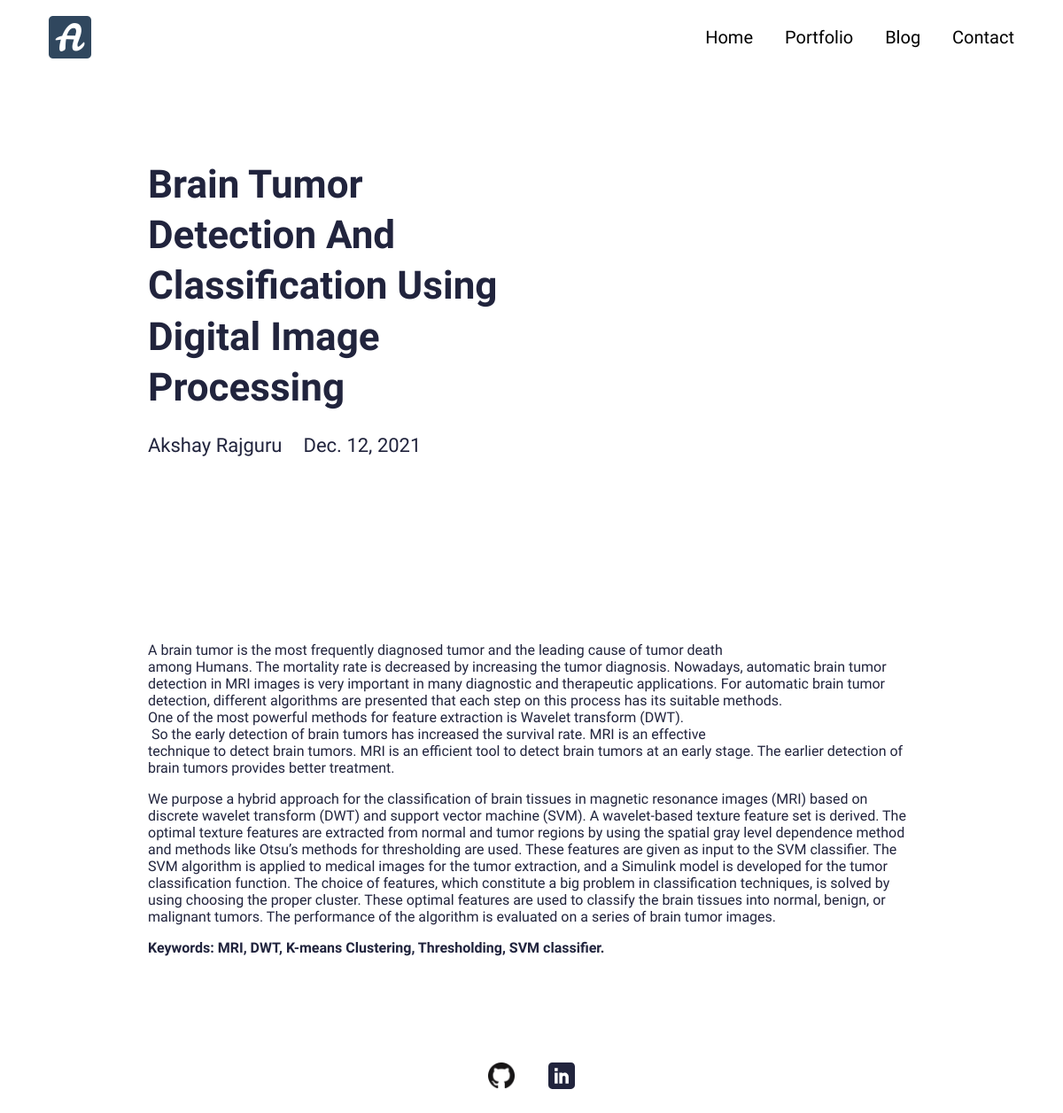
Screenshot of /blog/brain-tumor-detection-and-classification-using-digital-image-processing with the database file from the repository.
### resumeapp/models.py (models this page shows, shortened)
class Blog(models.Model):
    class Meta:
        verbose_name_plural = 'Blog Profiles'
        verbose_name = 'Blog'
        ordering = ["timestamp"]
    timestamp = models.DateTimeField(auto_now_add=True)
    author = models.CharField(max_length=200, blank=True, null=True)
    name = models.CharField(max_length=200, blank=True, null=True)
    description = models.CharField(max_length=500, blank=True, null=True)
    body = RichTextField(blank=True, null=True)
    slug = models.SlugField(null=True, blank=True)
    image = models.ImageField(blank=True, null=True, upload_to="blog")
    is_active = models.BooleanField(default=True)

### resumeapp/views.py (the view)
# urls.py: path('blog/<slug:slug>', views.BlogDetailView.as_view(), name="blog"),
class BlogDetailView(generic.DetailView):
	model = Blog
	template_name = "main/blog-detail.html"

### resumeproj/context_processors.py (called while the page is built)
def project_context(request):
	context = {
		'me': User.objects.first(),
	}
	return context

### resumeapp/templates/main/blog-detail.html (shortened to what this page needs)
{% extends 'main/base.html' %}
{% load static %}
{% block content %}
<section>
  <div class="innerPageBannerCol">
    <div class="container">
      <div class="row g-4 g-md-3  align-items-center">
        <div class="col-md-6">
          <div class="bannerContent">
            <h1 class="xlTitle pb-md-3">{{object.name|title}}</h1>
          </div>
        </div>
      </div>
      <div class="row">
        <div class="col-md-auto">
          <div class="authorCol">
            <h4 class="smTitle pb-3">{{object.author|title}}</h4>
          </div>
        </div>
        <div class="col-md">
          <h4 class="smTitle pb-3">{{object.timestamp.date}}</h4>
        </div>
      </div>
    </div>
  </div>
</section>
<section>
  <div class="sectionSpaceSm">
    <div class="container">
      {{object.body|safe}}
    </div>
  </div>
</section>
{% endblock %}

### resumeapp/static/css/style.css (style rules this page uses)
:root { --primaryColor: #9C07B6; --primaryDarkColor: #3D0048; --primaryHoverColor: #900AA8; --secondaryColor: #F9B000; --baseColor: #21243D; --baseFont: 'Heebo', sans-serif; --titleFont: 'Courier Prime', monospace; --regular: 400; --medium: 500; --bold: 700; --black: 900; --lightBg: #F1F1F1; }
html { scroll-behavior: smooth; }
body { font-family: var(--baseFont); color: var(--baseColor); line-height: normal; }
.xlTitle { font-size: 44px; line-height: 1.3; font-weight: var(--bold); font-family: var(--titleFont) }
.smTitle { font-size: 22px; line-height: normal; font-weight: var(--regular); font-family: var(--titleFont) }
.sectionSpaceSm { padding: 35px 0; }
.innerPageBannerCol { padding: 180px 0 150px; }
@media (min-width:992px) { .container, .container-lg, .container-md, .container-sm, .container-xl, .container-xxl { max-width: 890px; } }

### rows the page displays
Blog: name "Brain Tumor Detection And Classification Using Digital Image Processing", author "Akshay Rajguru", timestamp "Dec. 12, 2021", body "A brain tumor is the most frequently diagnosed tumor and the leading cause of tumor death among Humans. The mortality rate is decreased by increasing the tumor diagnosis. Nowadays, automatic brain tumor detection in MRI images is very important in many diagnostic and therapeutic applications. For automatic brain tumor detection, different algorithms are presented that each step on this process has its suitable methods. One of the most powerful methods for feature extraction is Wavelet transform (DWT). So the early detection of brain tumors has increased the survival rate. MRI is an effective technique to detect brain tumors. MRI is an efficient tool to detect brain tumors at an early stage.…"
